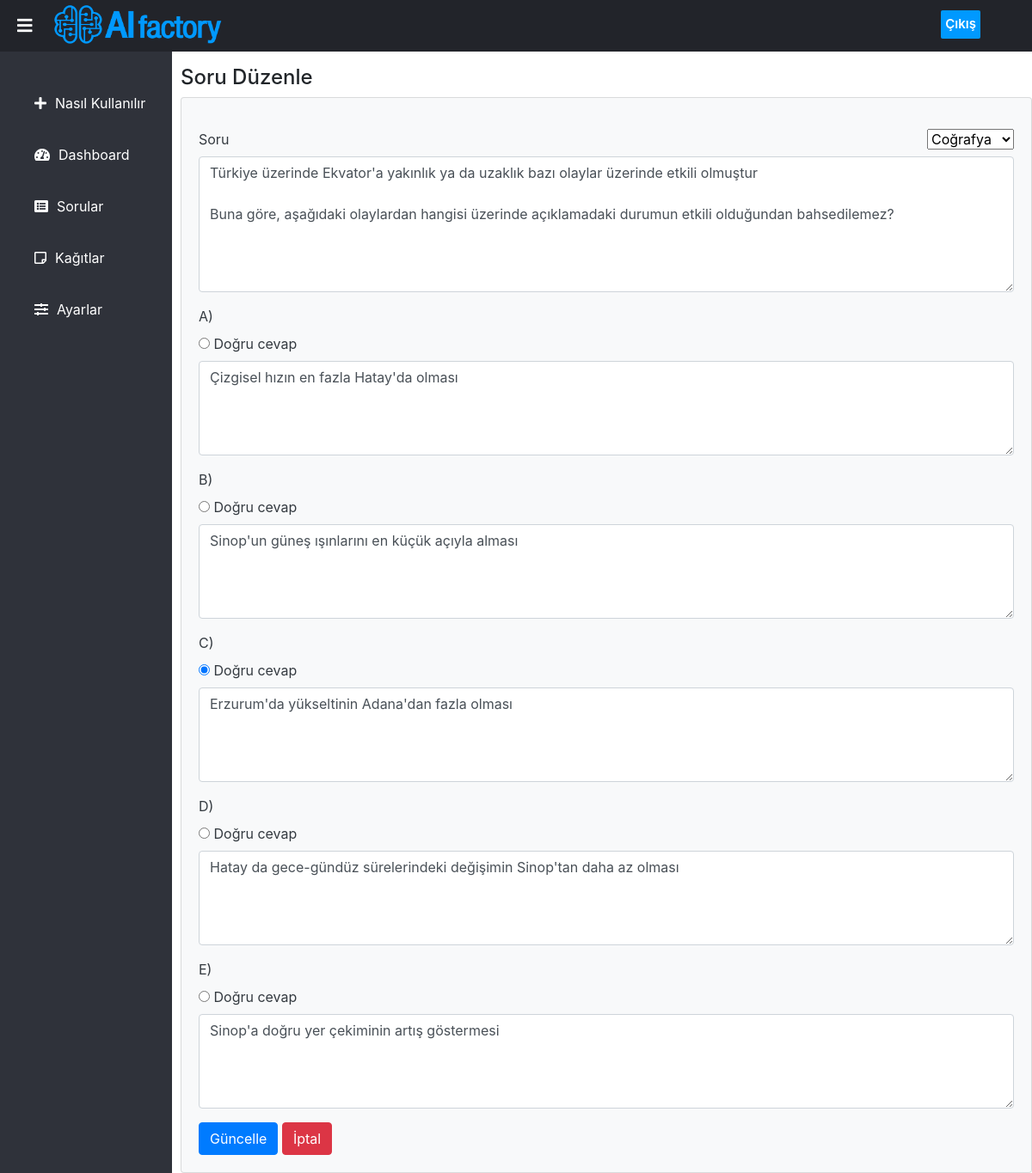
Screenshot of /components/edit_question.php?questionid=16 (signed in) with the database file from the repository.
### tables this page shows
CREATE TABLE `questions` (
  `question_id` int(11) NOT NULL,
  `question` varchar(10000) NOT NULL,
  `answer1` varchar(255) NOT NULL,
  `answer2` varchar(255) NOT NULL,
  `answer3` varchar(255) NOT NULL,
  `answer4` varchar(255) NOT NULL,
  `answer5` varchar(255) NOT NULL,
  `correct_answer` int(11) NOT NULL,
  `category` varchar(50) DEFAULT NULL
);

### components/edit_question.php (the view, shortened to what this page needs)
<?php
   include_once "../connect.php";
   include_once "./sidebar.php";
   $id=$_GET['questionid'];
?>
<section>
    <div class="content pt-3">
        <h4>Soru Düzenle</h4>
            <?php
                $result = mysqli_query($link, "SELECT question, answer1, answer2, answer3, answer4, answer5, correct_answer , category FROM questions WHERE question_id=$id");
                while ($row = mysqli_fetch_assoc($result)) {
                    $question = $row["question"];
                    $answer1 = $row["answer1"];
                    $answer2 = $row["answer2"];
                    $answer3 = $row["answer3"];
                    $answer4 = $row["answer4"];
                    $answer5 = $row["answer5"];
                    $correct_answer = $row["correct_answer"];
                    $category = $row["category"];
                }
            ?>
        <div class="card bg-light text-dark">
            <div class="card-body">
                <form method="post" action="<?php echo htmlspecialchars($_SERVER["PHP_SELF"]); ?>">
                    <select name="Category" style="float:right">
                    <option value="<?php echo $category ?>" selected><?php echo $category ?></option>
                  </select>
                    <div class="form-group">
                        <label>Soru</label>
                        <textarea class="form-control" rows="6" name="question_d"><?php echo $question; ?></textarea>
                    </div>
                    <div class="form-group">
                        <label>A)</label></br>
                        <input type="radio" name="correct_answer_d" value="0" <?php if($correct_answer==0) print("checked"); ?>>
                        <label for="correct_answer">Doğru cevap</label>
                        <textarea class="form-control" rows="4" name="answer1_d"><?php echo $answer1; ?></textarea>
                    </div>
                    <div class="form-group">
                        <label>B)</label></br>
                        <input type="radio" name="correct_answer_d" value="1" <?php if($correct_answer==1) print("checked"); ?>>
                        <label for="correct_answer">Doğru cevap</label>
                        <textarea class="form-control" rows="4" name="answer2_d"><?php echo $answer2; ?></textarea>
                    </div>
                    <div class="form-group">
                        <label>C)</label></br>
                        <input type="radio" name="correct_answer_d" value="2" <?php if($correct_answer==2) print("checked"); ?>>
                        <label for="correct_answer">Doğru cevap</label>
                        <textarea class="form-control" rows="4" name="answer3_d"><?php echo $answer3; ?></textarea>
                     </div>
                    <div class="form-group">
                        <label>D)</label></br>
                        <input type="radio" name="correct_answer_d" value="3" <?php if($correct_answer==3) print("checked"); ?>>
                        <label for="correct_answer">Doğru cevap</label>
                        <textarea class="form-control" rows="4" name="answer4_d"><?php echo $answer4; ?></textarea>
                    </div>
                    <div class="form-group">
                        <label>E)</label></br>
                        <input type="radio" name="correct_answer_d" value="4" <?php if($correct_answer==4) print("checked"); ?>>
                        <label for="correct_answer">Doğru cevap</label>
                        <textarea class="form-control" rows="4" name="answer5_d"><?php echo $answer5; ?></textarea>
                    </div>
                    <button class="btn btn-primary" type="submit" name="update" >Güncelle</button>
                     <a href="../questions.php" class="btn btn-danger">İptal</a>
                </form>
            </div>
        </div>
    </div>
</section>

### Styles/style.css (style rules this page uses)
body { margin: 0px; padding: 0px; font-family: 'Roboto', sans-serif; }
.content { margin-left: 210px; transition:0.5s; }
section { padding-top: 60px; height: 100vh; }

### rows the page displays
questions: Category "Coğrafya", question_d "Türkiye üzerinde Ekvator'a yakınlık ya da uzaklık bazı olaylar üzerinde etkili olmuştur Buna göre, aşağıdaki olaylardan hangisi üzerinde açıklamadaki durumun etkili olduğundan bahsedilemez?", answer1_d "Çizgisel hızın en fazla Hatay'da olması", answer2_d "Sinop'un güneş ışınlarını en küçük açıyla alması", correct_answer "☑", answer3_d "Erzurum'da yükseltinin Adana'dan fazla olması", answer4_d "Hatay da gece-gündüz sürelerindeki değişimin Sinop'tan daha az olması", answer5_d "Sinop'a doğru yer çekiminin artış göstermesi"
